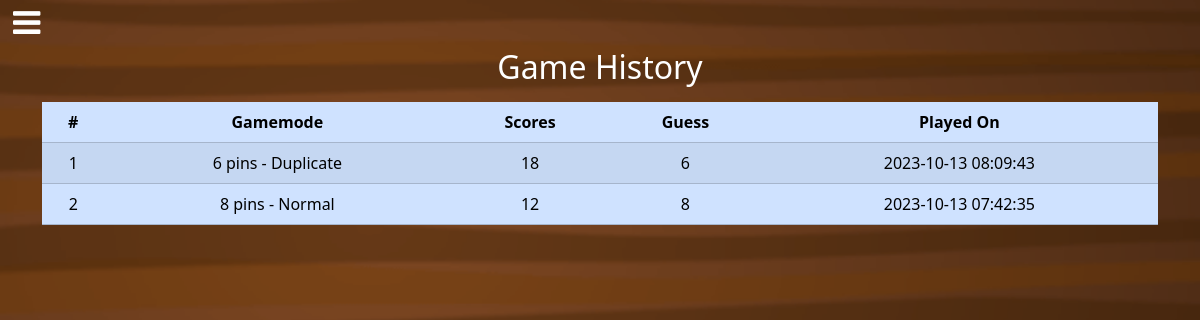
The app's page /history (signed in) with its own data.
### helpers.py (models this page shows)
class Leaderboard(Base):
    __tablename__ = "leaderboards"
    id = Column(Integer, primary_key=True)
    user_id = Column(Integer, ForeignKey("users.id"), nullable=False)
    gamemode_id = Column(Integer, ForeignKey("gamemodes.id"), nullable=False)
    scores = Column(Integer, nullable=False)
    guess = Column(Integer, nullable=False)
    played = Column(DateTime, server_default=func.now())

### app.py (the view)
@app.route("/history")
@login_required
def history():
    with Sess(engine) as sess:
        history = (
            sess.query(
                Leaderboard.scores,
                Leaderboard.guess,
                Leaderboard.played,
                Gamemode.pins,
                Gamemode.duplicate,
            )
            .select_from(Leaderboard)
            .join(Gamemode)
            .join(User)
            .filter(User.id == session["user_id"])
            .order_by(Leaderboard.played.desc())
            .limit(10)
            .all()
        )
    return render_template("history.html", history=history)

### app.py (called while the page is built)
@app.after_request
def after_request(response):
    response.headers["Cache-Control"] = "no-cache, no-store, must-revalidate"
    response.headers["Expires"] = 0
    response.headers["Pragma"] = "no-cache"
    return response

### helpers.py (called while the page is built)
def login_required(f):
    @wraps(f)
    def decorated_function(*args, **kwargs):
        if session.get("user_id") is None:
            return redirect("/login")
        return f(*args, **kwargs)
    return decorated_function

### templates/history.html (shortened to what this page needs)
{% extends "layout.html" %}
{% block main %}
    <h2 class="mb-3">Game History</h2>
    <table class="table table-primary table-striped">
        <thead>
            <tr>
                <th>#</th>
                <th>Gamemode</th>
                <th>Scores</th>
                <th>Guess</th>
                <th>Played On</th>
            </tr>
        </thead>
        <tbody>
            {% for row in history %}
                <tr>
                    <td>{{ loop.index }}</td>
                    {% if row.duplicate %}
                        <td>{{ row.pins }} pins - Duplicate</td>
                    {% else %}
                        <td>{{ row.pins }} pins - Normal</td>
                    {% endif %}
                    <td>{{ row.scores }}</td>
                    <td>{{ row.guess }}</td>
                    <td>{{ row.played }}</td>
                </tr>
            {% endfor %}
        </tbody>
    </table>
{% endblock %}

### static/styles.css (style rules this page uses)
body { background-image: url("background.png"); background-position: center; background-size: cover; height: 100vh; }
h1, h2, h4 { color: #ffffff !important; }

### records on screen
Leaderboard: pins "6", scores "18", guess "6", played "2023-10-13 08:09:43"
Leaderboard: pins "8", scores "12", guess "8", played "2023-10-13 07:42:35"
